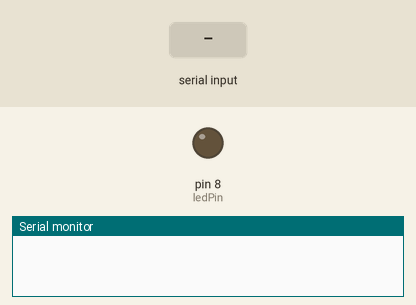
This sketch was run on a simulated Arduino Uno, built with avr-gcc and run on an emulated ATmega328P. Parts: output pins drawn as LEDs (lit = HIGH), the last lines printed to the serial monitor. Inputs (shaded band) come from the test bench.

Above: at 1.2 s.
1.3 s: "1" received over Serial
At 1.9 s:
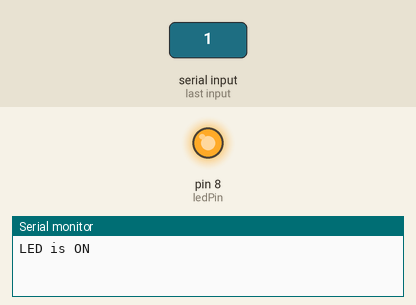
2.8 s: "0" received over Serial
At 4.2 s:
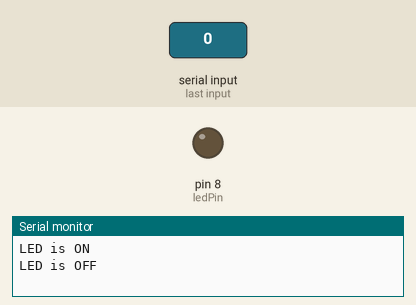
Timing chart, 0 to 5.8 s (numbered marks = the images above; inputs shaded):
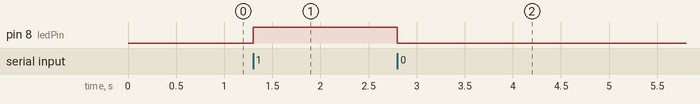

The sketch:

Arduino_P2P_LEDSerialController.ino
```cpp
const int ledPin = 8;

void setup() {
  pinMode(ledPin, OUTPUT);     // Set pin 8 as an output
  Serial.begin(9600);          // Initialize serial communication at 9600 bps
}

void loop() {
  if (Serial.available()) {    // Check if data is available on the serial port
    char command = Serial.read();  // Read the incoming serial data

    if (command == '1') {
      digitalWrite(ledPin, HIGH);  // Turn on the LED if '1' is received
      Serial.println("LED is ON"); // Send message to serial monitor
    } else if (command == '0') {
      digitalWrite(ledPin, LOW);   // Turn off the LED if '0' is received
      Serial.println("LED is OFF"); // Send message to serial monitor
    }
  }
}
```

Measured:
- after the input at 1.3 s, pin 8 (ledPin): LOW → HIGH at once
- after the input at 2.8 s, pin 8 (ledPin): HIGH → LOW at once
